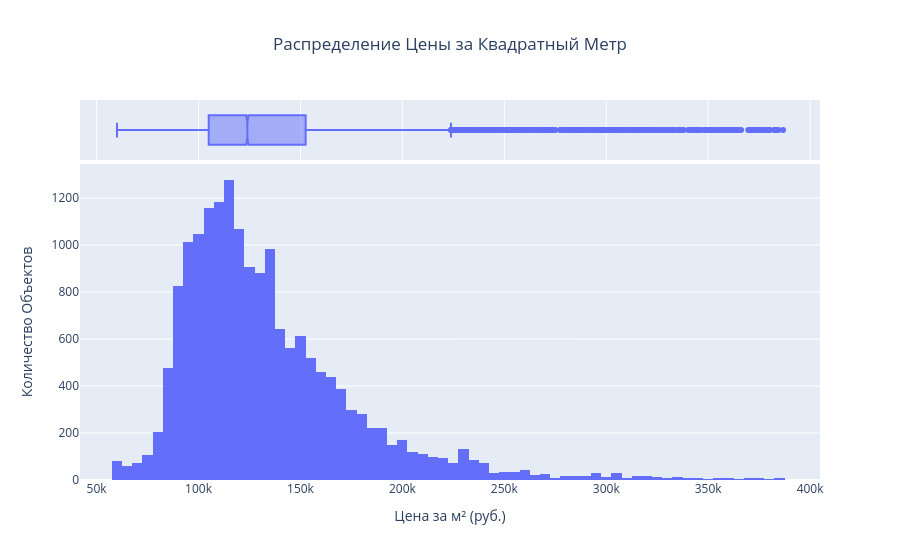

Here is the notebook cell this chart was saved with:
### Markdown cell above
## Эффект логарифмического преобразования

**Наблюдения:**
- **Правая гистограмма выглядит гораздо более симметричной** и похожей на нормальное распределение
- Логарифмирование **существенно снижает асимметрию** распределения
- **"Длинный хвост" справа становится менее выраженным**

**Практические выводы:**
-  Для регрессионного моделирования цен **обязательно используем логарифмированную версию**
-  При интерпретации результатов модели нужно будет применить **обратное преобразование** (exp)

### Code cell
# Визуализация распределения цены за квадратный метр
fig_price_sqm_hist = px.histogram(
    df, 
    x='Цена_за_квадратный_метр', 
    nbins=100,
    title='Распределение Цены за Квадратный Метр',
    labels={'Цена_за_квадратный_метр': 'Цена за м² (руб.)'},
    marginal='box'
)

fig_price_sqm_hist.update_layout(
    title_x=0.5,
    xaxis_title='Цена за м² (руб.)',
    yaxis_title='Количество Объектов'
)

fig_price_sqm_hist.show()

### Figure 1 — Plotly figure (JSON) as saved in the notebook; plotly's stock layout.template omitted (floating-point values rounded to 4 significant figures; data arrays with more than 128 entries replaced by an {"elided": "..."} marker saying what was removed)
{"data": [{"bingroup": "x", "hovertemplate": "Цена за м² (руб.)=%{x}<br>count=%{y}<extra></extra>", "legendgroup": "", "marker": {"color": "#636efa", "pattern": {"shape": ""}}, "name": "", "nbinsx": 100, "orientation": "v", "showlegend": false, "type": "histogram", "x": {"elided": "17574 float values"}, "xaxis": "x", "yaxis": "y"}, {"hovertemplate": "Цена за м² (руб.)=%{x}<extra></extra>", "legendgroup": "", "marker": {"color": "#636efa"}, "name": "", "notched": true, "showlegend": false, "type": "box", "x": {"elided": "17574 float values"}, "xaxis": "x2", "yaxis": "y2"}], "layout": {"barmode": "relative", "legend": {"tracegroupgap": 0}, "title": {"text": "Распределение Цены за Квадратный Метр", "x": 0.5}, "xaxis": {"anchor": "y", "domain": [0, 1], "title": {"text": "Цена за м² (руб.)"}}, "xaxis2": {"anchor": "y2", "domain": [0, 1], "matches": "x", "showgrid": true, "showticklabels": false}, "yaxis": {"anchor": "x", "domain": [0, 0.8316], "title": {"text": "Количество Объектов"}}, "yaxis2": {"anchor": "x2", "domain": [0.8416, 1], "matches": "y2", "showgrid": false, "showline": false, "showticklabels": false, "ticks": ""}}}
